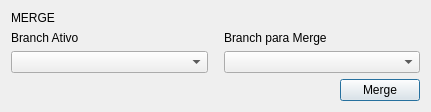
<?xml version="1.0" encoding="UTF-8"?>
<ui version="4.0">
 <class>Dialog</class>
 <widget class="QDialog" name="Dialog">
  <property name="geometry">
   <rect>
    <x>0</x>
    <y>0</y>
    <width>431</width>
    <height>100</height>
   </rect>
  </property>
  <property name="windowTitle">
   <string>Merge</string>
  </property>
  <layout class="QVBoxLayout" name="verticalLayout_3">
   <item>
    <widget class="QLabel" name="label">
     <property name="text">
      <string>MERGE</string>
     </property>
    </widget>
   </item>
   <item>
    <layout class="QHBoxLayout" name="horizontalLayout">
     <item>
      <layout class="QVBoxLayout" name="verticalLayout">
       <item>
        <widget class="QLabel" name="label_branchAtivo">
         <property name="text">
          <string>Branch Ativo</string>
         </property>
        </widget>
       </item>
       <item>
        <widget class="QComboBox" name="comboBox_branchAtivo">
         <property name="sizePolicy">
          <sizepolicy hsizetype="MinimumExpanding" vsizetype="Fixed">
           <horstretch>0</horstretch>
           <verstretch>0</verstretch>
          </sizepolicy>
         </property>
        </widget>
       </item>
      </layout>
     </item>
     <item>
      <spacer name="horizontalSpacer">
       <property name="orientation">
        <enum>Qt::Horizontal</enum>
       </property>
       <property name="sizeType">
        <enum>QSizePolicy::Minimum</enum>
       </property>
       <property name="sizeHint" stdset="0">
        <size>
         <width>10</width>
         <height>10</height>
        </size>
       </property>
      </spacer>
     </item>
     <item>
      <layout class="QVBoxLayout" name="verticalLayout_2">
       <item>
        <widget class="QLabel" name="label_branch2Merge">
         <property name="text">
          <string>Branch para Merge</string>
         </property>
        </widget>
       </item>
       <item>
        <widget class="QComboBox" name="comboBox_branch2Merge">
         <property name="sizePolicy">
          <sizepolicy hsizetype="MinimumExpanding" vsizetype="Fixed">
           <horstretch>0</horstretch>
           <verstretch>0</verstretch>
          </sizepolicy>
         </property>
        </widget>
       </item>
      </layout>
     </item>
    </layout>
   </item>
   <item>
    <layout class="QHBoxLayout" name="horizontalLayout_2">
     <item>
      <spacer name="horizontalSpacer_2">
       <property name="orientation">
        <enum>Qt::Horizontal</enum>
       </property>
       <property name="sizeHint" stdset="0">
        <size>
         <width>40</width>
         <height>20</height>
        </size>
       </property>
      </spacer>
     </item>
     <item>
      <widget class="QPushButton" name="pushButton_merge">
       <property name="text">
        <string>Merge</string>
       </property>
      </widget>
     </item>
    </layout>
   </item>
  </layout>
 </widget>
 <resources/>
 <connections/>
</ui>
